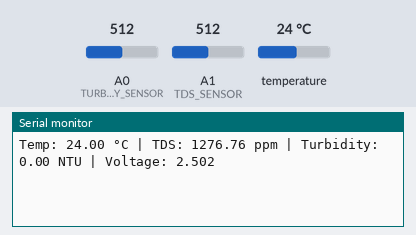
Recording of a sketch running on a simulated Arduino Uno, built with avr-gcc and run on an emulated ATmega328P. Parts: the last lines printed to the serial monitor. The inputs (shaded band) are chosen by the test bench; at power-on: temperature 24 °C, A0 (TURBIDITY_SENSOR) = 512, A1 (TDS_SENSOR) = 512.

Above: at 2.2 s.
2.3 s: temperature set to 12 °C
At 4.3 s:
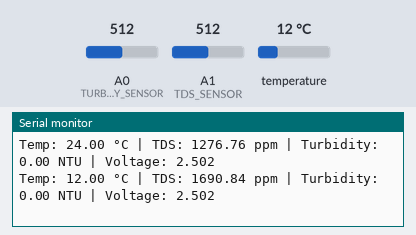
4.8 s: A0 (TURBIDITY_SENSOR) set to 716
At 6.0 s:
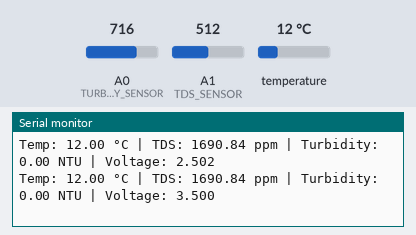
7.3 s: A1 (TDS_SENSOR) set to 716
At 9.3 s:
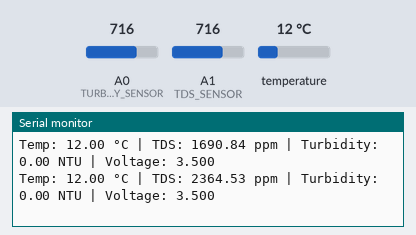
9.8 s: temperature set to 19 °C
At 11.9 s:
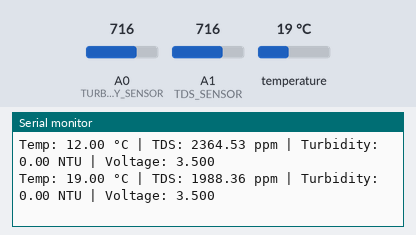
12.3 s: A0 (TURBIDITY_SENSOR) set to 900
At 13.8 s:
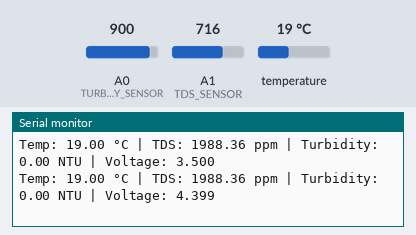
14.8 s: A1 (TDS_SENSOR) set to 900
At 17.1 s:
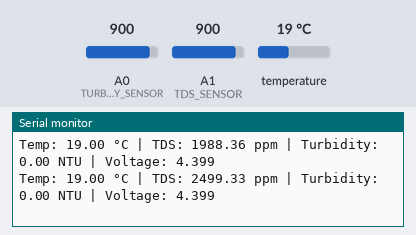
Timing chart, 0 to 18.3 s (numbered marks = the images above; inputs shaded):
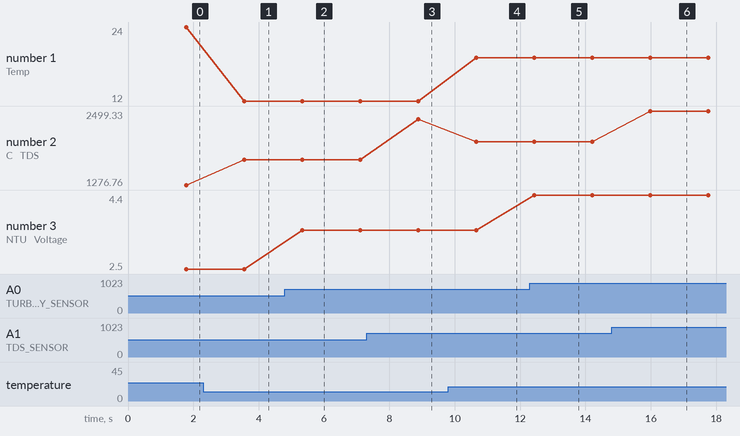

The sketch:

sketch_may18a.ino
```cpp
#include <OneWire.h>
#include <DallasTemperature.h>

// --- Sensor Pin Definitions ---
#define TURBIDITY_SENSOR A0
#define TDS_SENSOR A1
#define ONE_WIRE_BUS 2  // DS18B20 Data Pin

// --- Calibration Constants ---
#define VREF 5.0
#define ADC_RESOLUTION 1023.0
#define TDS_FACTOR 0.5  // Based on TDS sensor datasheet

// --- Turbidity Calibration ---
#define CLEAN_WATER_VOLTAGE 0.77  // Voltage in clean water (from real measurement)
#define TURBIDITY_SCALE 1000.0    // Adjust this for proper NTU scaling

// DS18B20 Setup
OneWire oneWire(ONE_WIRE_BUS);
DallasTemperature sensors(&oneWire);

void setup() {
  Serial.begin(9600);
  sensors.begin();
  delay(1000); // Allow sensors to stabilize
}

void loop() {
  // --- Temperature Reading ---
  sensors.requestTemperatures();
  float temperatureC = sensors.getTempCByIndex(0);
  if (temperatureC == DEVICE_DISCONNECTED_C) {
    Serial.println("Error: Temperature sensor not connected!");
    return;
  }

  // --- TDS Reading with Temperature Compensation ---
  int tdsRaw = analogRead(TDS_SENSOR);
  float tdsVoltage = tdsRaw * (VREF / ADC_RESOLUTION);
  float compensationCoefficient = 1.0 + 0.02 * (temperatureC - 25.0);
  float compensatedVoltage = tdsVoltage / compensationCoefficient;
  float tdsValue = (compensatedVoltage * TDS_FACTOR) * 1000.0; // in ppm

  // --- Turbidity Reading ---
  int turbidityRaw = analogRead(TURBIDITY_SENSOR);
  float turbVoltage = turbidityRaw * (VREF / ADC_RESOLUTION);
  float turbidityNTU;

  if (turbVoltage >= CLEAN_WATER_VOLTAGE) {
    turbidityNTU = 0; // Clear water
  } else {
    turbidityNTU = (CLEAN_WATER_VOLTAGE - turbVoltage) * TURBIDITY_SCALE;
  }

  // --- Output All Readings ---
  Serial.print("Temp: ");
  Serial.print(temperatureC, 2);
  Serial.print(" °C | TDS: ");
  Serial.print(tdsValue, 2);
  Serial.print(" ppm | Turbidity: ");
  Serial.print(turbidityNTU, 2);
  Serial.print(" NTU | Voltage: ");
  Serial.println(turbVoltage, 3);

  delay(1000); // 1-second interval
}
```

Measured:
- after the input at 2.3 s, the serial monitor: prints a new line after 1.3 s (image 1)
- after the input at 4.8 s, the serial monitor: prints a new line after 0.53 s (image 2)
- after the input at 7.3 s, the serial monitor: prints a new line after 1.6 s (image 3)
- after the input at 9.8 s, the serial monitor: prints a new line after 0.85 s (image 4)
- after the input at 12.3 s, the serial monitor: prints a new line after 0.13 s (image 5)
- after the input at 14.8 s, the serial monitor: prints a new line after 1.2 s (image 6)
- plotted number 1: 24 → 12 after the input at 2.3 s, 12 → 19 after the input at 9.8 s
- plotted number 2: 1276.76 → 1690.84 after the input at 2.3 s, 1690.84 → 2364.53 after the input at 7.3 s, 2364.53 → 1988.36 after the input at 9.8 s, 1988.36 → 2499.33 after the input at 14.8 s
